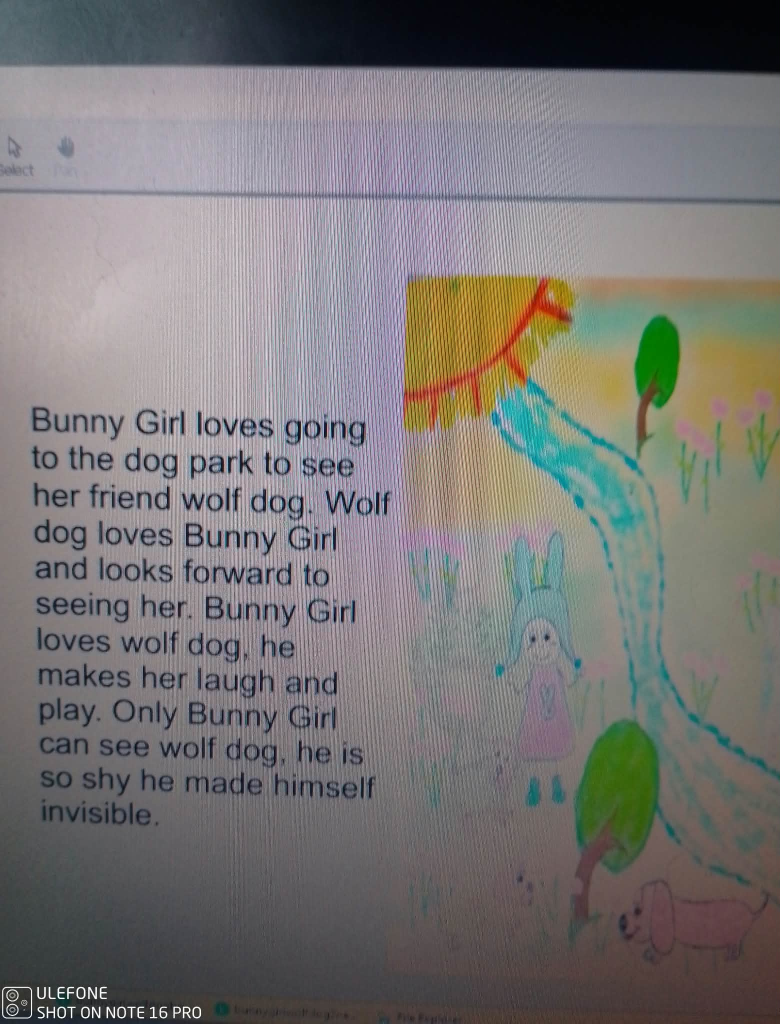
#> input picture bunny-girl-video/source_pages/page2_wolfdog_invisible.jpg, 1560 x 2047 px (shown at 1/2 size)
$ python extract_art.py   (older library calls are emulated)
#> lines starting #> are read from the running program, lines starting #| are printed output that depends on the picture
"""Pull each illustration out of the phone photos of the Kindle Create screen.

Steps per page: remove the screen moire, straighten the photo (perspective
warp), white-balance against the white page/toolbar, smooth the colour noise,
give the pencil colours a gentle lift and calm any ripple left in flat areas.

Usage: python extract_art.py   (writes art/*.png)
"""
import os

import cv2
import numpy as np

HERE = os.path.dirname(os.path.abspath(__file__))
ROOT = os.path.dirname(HERE)
SRC = os.path.join(ROOT, "source_pages")
OUT = os.path.join(ROOT, "art")

# [8 lines of commented-out code are left out]
PAGES = {
    "park": dict(src="page2_wolfdog_invisible.jpg",
                 quad=[(803, 548), (1558, 556), (1558, 1930), (808, 1930)],
                 white=(100, 1680, 700, 1880), moire="notch", clahe=1.3, flat=True, nlm=16, sharp=0.3,
                 calm=(12, 40, 3.2)),
    "hug": dict(src="page3_hug.jpg",
                quad=[(780, 600), (1558, 606), (1558, 1722), (772, 1722)],
                white=(100, 1560, 600, 1700), moire="blur", clahe=0, flat=True, nlm=5, sharp=0.55),
    "poof": dict(src="page4_poof.jpg",
                 quad=[(752, 566), (1497, 565), (1477, 1592), (752, 1594)],
                 white=(100, 1250, 600, 1500), moire="blur", clahe=0, flat=False, nlm=5, sharp=0.55),
    "family": dict(src="page5_family.jpg",
                   quad=[(731, 537), (1558, 527), (1558, 1735), (712, 1735)],
                   white=(100, 1250, 600, 1600), moire="blur", clahe=1.2, flat=True, nlm=7, sharp=0.45),
    "the_end": dict(src="page6_the_end.jpg",
                    quad=[(85, 500), (1478, 525), (1438, 1595), (100, 1590)],
                    white=(500, 300, 1300, 440), moire="blur", clahe=0, flat=False, nlm=5, sharp=0.55),
}


def descreen(img, tile=192, r_min=0.06, thresh=0.9, strength=0.97):
    """Remove screen moire with a tile-wise notch filter.

    The stripes come from the monitor's pixel grid beating against the camera
    sensor, so they show up as sharp peaks in the spectrum. Their frequency
    drifts across the photo, so every overlapping tile finds and suppresses
    its own peaks (anything that stands out above the smoothed spectrum).
    """
    img = img.astype(np.float32)
    step = tile // 2
    pad = tile
    p = cv2.copyMakeBorder(img, pad, pad, pad, pad, cv2.BORDER_REFLECT)
    H, W = p.shape[:2]
    out = np.zeros_like(p)
    wsum = np.zeros(p.shape[:2], np.float32)
    win = np.outer(np.hanning(tile), np.hanning(tile)).astype(np.float32)
    f = np.fft.fftshift(np.fft.fftfreq(tile))
    R = np.sqrt(f[:, None] ** 2 + f[None, :] ** 2)
    keep = (R < r_min) | (np.abs(f)[:, None] < 0.01) | (np.abs(f)[None, :] < 0.01)
    for y in range(0, H - tile + 1, step):
        for x in range(0, W - tile + 1, step):
            t = p[y:y + tile, x:x + tile]
            g = t.mean(2)
            F = np.fft.fftshift(np.fft.fft2((g - g.mean()) * win))
            mag = np.log1p(np.abs(F)).astype(np.float32)
            bg = cv2.GaussianBlur(mag, (0, 0), 4)
            m = ((mag - bg) > thresh) & ~keep
            m = cv2.dilate(m.astype(np.uint8), np.ones((3, 3), np.uint8)).astype(np.float32)
            m = cv2.GaussianBlur(m, (0, 0), 1.0)
            gain = np.fft.ifftshift(1 - strength * np.clip(m * 1.8, 0, 1))
            for c in range(3):
                tc = t[..., c]
                mu = tc.mean()
                rec = np.real(np.fft.ifft2(np.fft.fft2(tc - mu) * gain)) + mu
                out[y:y + tile, x:x + tile, c] += rec * win
            wsum[y:y + tile, x:x + tile] += win
    out /= np.maximum(wsum, 1e-6)[..., None]
    return np.clip(out[pad:-pad, pad:-pad], 0, 255)


def remove_moire(img, quad, **kw):
    """Descreen only the drawing's bounding box (plus margin) to save time."""
    q = np.array(quad)
    x0, y0 = np.maximum(q.min(0) - 40, 0)
    x1, y1 = np.minimum(q.max(0) + 40, [img.shape[1], img.shape[0]])
    out = img.astype(np.float32).copy()
    out[y0:y1, x0:x1] = descreen(img[y0:y1, x0:x1], **kw)
    return out


def blur_moire(img):
    # pixel-grid moire sits at ~0.45-0.5 cycles/px horizontally; a narrow
    # horizontal gaussian removes it and barely touches the soft drawing
    return cv2.GaussianBlur(img.astype(np.float32), (0, 0), sigmaX=1.15, sigmaY=0.6)


def smooth_flat(img, lo=8.0, hi=26.0, sigma=2.6):
    """Smooth leftover ripple in flat areas only; pencil lines stay sharp."""
    L = cv2.cvtColor(img, cv2.COLOR_BGR2LAB)[..., 0].astype(np.float32)
    L = cv2.GaussianBlur(L, (0, 0), 1.5)
    mag = cv2.magnitude(cv2.Sobel(L, cv2.CV_32F, 1, 0), cv2.Sobel(L, cv2.CV_32F, 0, 1))
    flat = np.clip((hi - mag) / (hi - lo), 0, 1)
    flat = cv2.erode(flat, np.ones((5, 5), np.uint8))
    flat = cv2.GaussianBlur(flat, (0, 0), 2.0)[..., None]
    soft = cv2.GaussianBlur(img.astype(np.float32), (0, 0), sigma)
    return np.clip(img * (1 - flat) + soft * flat, 0, 255).astype(np.uint8)


def flatfield(img, k=160, max_gain=1.6):
    """Even out the photo's vignette: divide lightness by a smooth estimate
    of the paper brightness (closing removes the darker drawing on top)."""
    lab = cv2.cvtColor(np.clip(img, 0, 255).astype(np.uint8), cv2.COLOR_BGR2LAB).astype(np.float32)
    L = lab[..., 0]
    small = cv2.resize(L, None, fx=0.25, fy=0.25, interpolation=cv2.INTER_AREA)
    ker = cv2.getStructuringElement(cv2.MORPH_ELLIPSE, (k // 4, k // 4))
    env = cv2.GaussianBlur(cv2.morphologyEx(small, cv2.MORPH_CLOSE, ker), (0, 0), k / 10)
    env = cv2.resize(env, (L.shape[1], L.shape[0]), interpolation=cv2.INTER_CUBIC)
    gain = np.clip(np.percentile(env, 85) / np.maximum(env, 1), 1.0, max_gain)
    lab[..., 0] = np.clip(L * gain, 0, 255)
    return cv2.cvtColor(lab.astype(np.uint8), cv2.COLOR_LAB2BGR).astype(np.float32)


def warp(img, quad):
    q = np.float32(quad)
    w = int(round((np.linalg.norm(q[1] - q[0]) + np.linalg.norm(q[2] - q[3])) / 2))
    h = int(round((np.linalg.norm(q[3] - q[0]) + np.linalg.norm(q[2] - q[1])) / 2))
    dst = np.float32([(0, 0), (w - 1, 0), (w - 1, h - 1), (0, h - 1)])
    M = cv2.getPerspectiveTransform(q, dst)
    return cv2.warpPerspective(img, M, (w, h), flags=cv2.INTER_CUBIC,
                               borderMode=cv2.BORDER_REPLICATE)


def white_balance(img, ref_patch):
    ref = ref_patch.reshape(-1, 3).astype(np.float32)
    ref = np.median(ref, axis=0)
    gain = ref.mean() / np.maximum(ref, 1)
    return np.clip(img.astype(np.float32) * gain, 0, 255)


def tone(img, clahe=0, nlm=5, sharp=0.55):
    """Lift the washed-out screen photo: levels, chroma smoothing, saturation."""
    lab = cv2.cvtColor(img.astype(np.uint8), cv2.COLOR_BGR2LAB).astype(np.float32)
    L, a, b = cv2.split(lab)
    # levels on lightness: the brightest part of the drawing becomes paper white
    lo, hi = np.percentile(L, 0.7), np.percentile(L, 99.3)
    L = np.clip((L - lo) / max(hi - lo, 1) * 255, 0, 255)
    L = 255 * (L / 255) ** 1.12  # small gamma so pastel colours keep body
    L8 = L.astype(np.uint8)
    if clahe:  # lift glare first, then denoise what that lifts
        L8 = cv2.createCLAHE(clipLimit=clahe, tileGridSize=(3, 4)).apply(L8)
    L8 = cv2.fastNlMeansDenoising(L8, None, h=nlm, templateWindowSize=7, searchWindowSize=21)
    # colour noise / low-frequency moire lives in the chroma channels
    a = cv2.bilateralFilter(a, 9, 18, 7)
    b = cv2.bilateralFilter(b, 9, 18, 7)
    a = cv2.GaussianBlur(a, (0, 0), 1.4)
    b = cv2.GaussianBlur(b, (0, 0), 1.4)
    # saturation boost around neutral (128)
    a = np.clip((a - 128) * 1.45 + 128, 0, 255)
    b = np.clip((b - 128) * 1.45 + 128, 0, 255)
    out = cv2.cvtColor(cv2.merge([L8.astype(np.float32), a, b]).astype(np.uint8), cv2.COLOR_LAB2BGR)
    # unsharp mask to bring the pencil lines back
    blur = cv2.GaussianBlur(out, (0, 0), 2.2)
    return cv2.addWeighted(out, 1 + sharp, blur, -sharp, 0)


def main():
    os.makedirs(OUT, exist_ok=True)
    for name, p in PAGES.items():
        img = cv2.imread(os.path.join(SRC, p["src"]))
#> img is the input picture: shape (2047, 1560, 3); mean B, G, R 116.4, 117.6, 120
        x0, y0, x1, y1 = p["white"]
        ref = cv2.GaussianBlur(img, (0, 0), 3)[y0:y1, x0:x1]
        if p["moire"] == "notch":
            img = remove_moire(img, p["quad"])
#> after the loop in descreen, `for y in range(0, H - tile + 1, step):`:
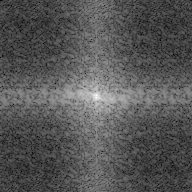
#> mag: shape (192, 192) float32; min 0.0783, max 10.1, mean 3.48; drawn with min black and max white
#> after the loop in descreen, `for y in range(0, H - tile + 1, step):`:
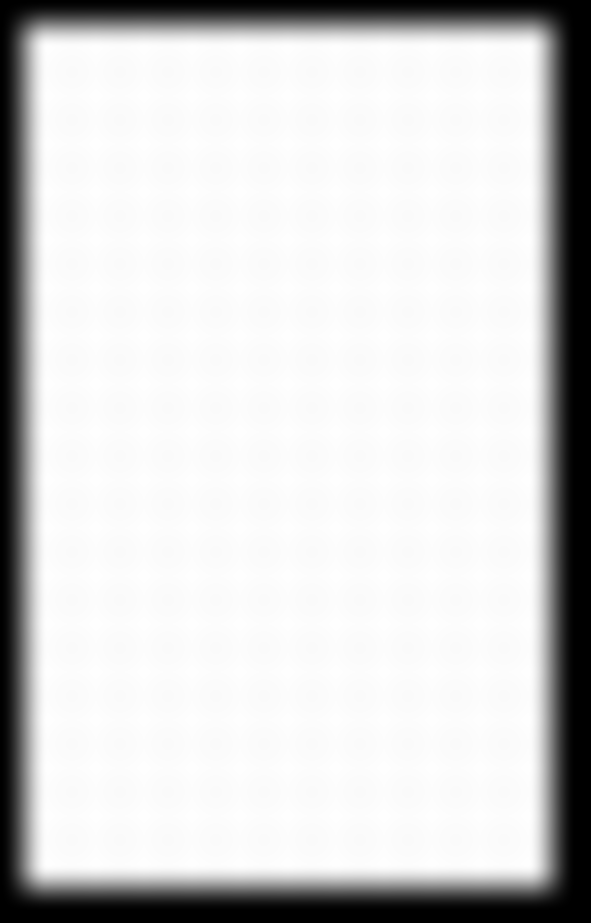
#> wsum: shape (1846, 1181) float32 (shown at 1/2 size); min 0, max 1, mean 0.828
#> in descreen, `out /= np.maximum(wsum, 1e-6)[..., None]`:
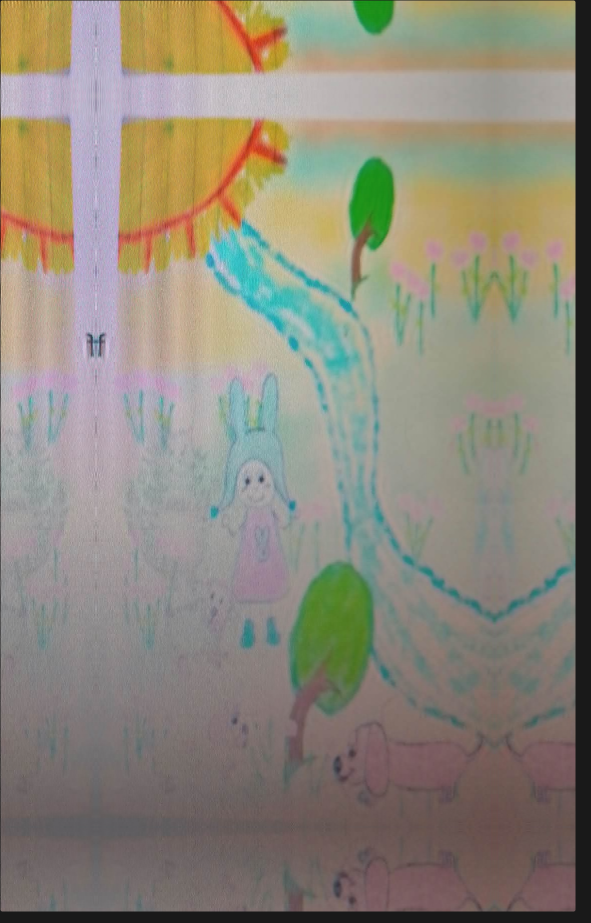
#> out: shape (1846, 1181, 3) float32 (shown at 1/2 size); mean of channels 0, 1, 2 97.5, 111.5, 116.5; drawn with min black and max white
        else:
            img = blur_moire(img)
        img = warp(img, p["quad"])
#> in warp, `q = np.float32(quad)`: q = [[803, 548], [1558, 556], [1558, 1930], [808, 1930]]
#> in warp, `w = int(round((np.linalg.norm(q[1] - q[0]) + np.linalg.norm(q[2] - q[3..`: w = 753
#> in warp, `h = int(round((np.linalg.norm(q[3] - q[0]) + np.linalg.norm(q[2] - q[1..`: h = 1378
#> in warp, `dst = np.float32([(0, 0), (w - 1, 0), (w - 1, h - 1), (0, h - 1)])`: dst = [[0, 0], [752, 0], [752, 1377], [0, 1377]]
#> in warp, `M = cv2.getPerspectiveTransform(q, dst)`: M = [[0.982, -0.00355, -786.4], [-0.0104, 0.981, -529.4], [-7.55e-06, -4.72e-06, 1]]
#> in warp, `return cv2.warpPerspective(img, M, (w, h), flags=cv2.INTER_CUBIC, bord..`:
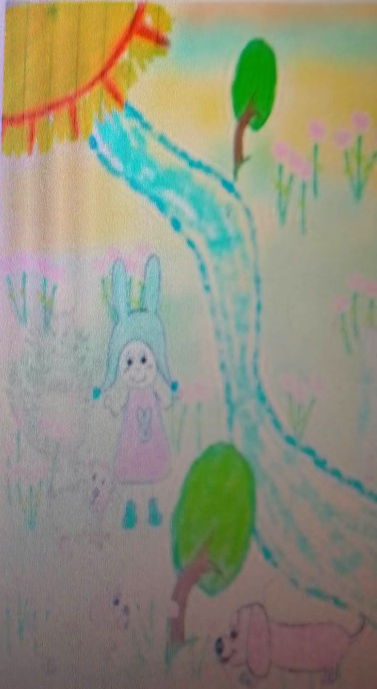
#> returned value: shape (1378, 753, 3) float32 (shown at 1/2 size); mean of channels 0, 1, 2 102.7, 119.8, 119.9; drawn with min black and max white
        img = white_balance(img, ref)
#> in white_balance, `ref = np.median(ref, axis=0)`: ref = [87, 85, 85]
#> in white_balance, `gain = ref.mean() / np.maximum(ref, 1)`: gain = [0.985, 1.01, 1.01]
        if p["flat"]:
            img = flatfield(img)
        img = tone(img, p["clahe"], p["nlm"], p["sharp"])
#> in tone, `L, a, b = cv2.split(lab)`:
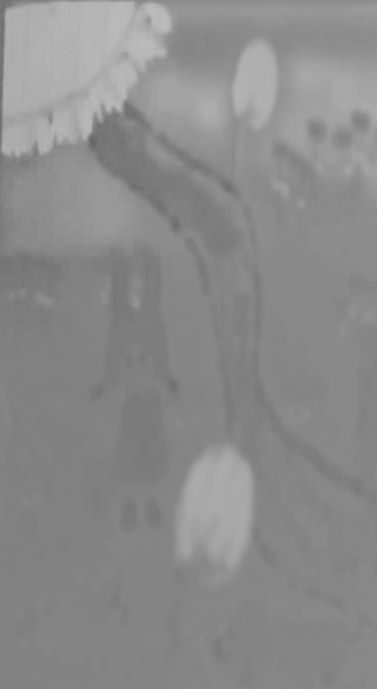
#> b: shape (1378, 753) float32 (shown at 1/2 size); min 100, max 189, mean 138.9
#> in tone, `lo, hi = np.percentile(L, 0.7), np.percentile(L, 99.3)`: lo = 102; hi = 174
        img = smooth_flat(img, *p.get("calm", (8, 26, 2.6)))
#> in smooth_flat, `flat = cv2.GaussianBlur(flat, (0, 0), 2.0)[..., None]`:
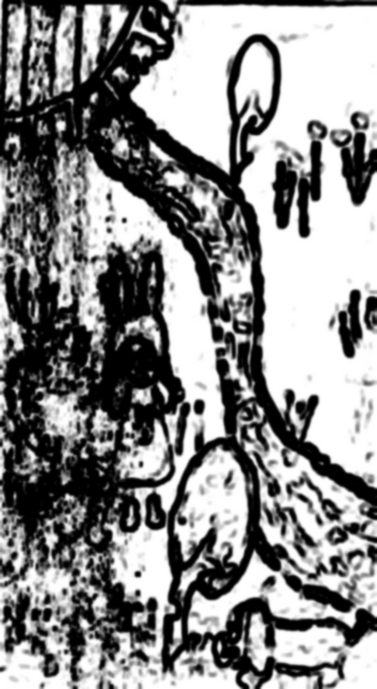
#> flat: shape (1378, 753, 1) float32 (shown at 1/2 size); min 0, max 1, mean 0.544
#> in smooth_flat, `soft = cv2.GaussianBlur(img.astype(np.float32), (0, 0), sigma)`:
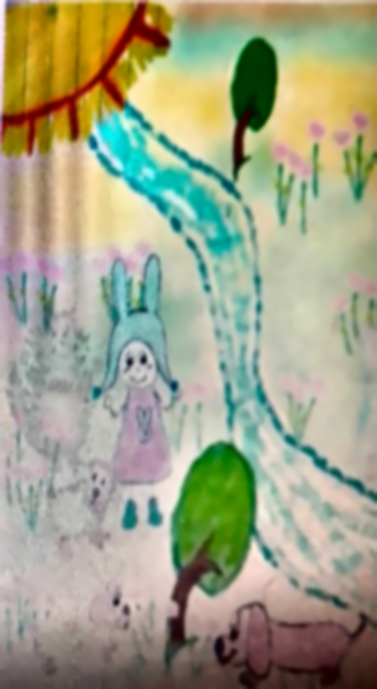
#> soft: shape (1378, 753, 3) float32 (shown at 1/2 size); mean B, G, R 134.3, 162.1, 160.3
        cv2.imwrite(os.path.join(OUT, f"{name}.png"), img)
        print(name, img.shape[1], "x", img.shape[0])
#| park 753 x 1378


if __name__ == "__main__":
    main()
